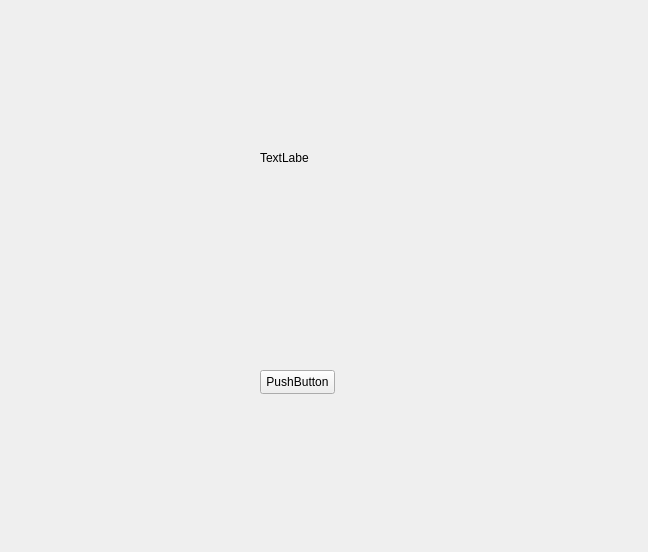
<?xml version="1.0" encoding="UTF-8"?>
<ui version="4.0">
 <class>TEXTE1</class>
 <widget class="QWidget" name="TEXTE1">
  <property name="geometry">
   <rect>
    <x>0</x>
    <y>0</y>
    <width>648</width>
    <height>552</height>
   </rect>
  </property>
  <property name="windowTitle">
   <string>Form</string>
  </property>
  <widget class="QPushButton" name="pushButton_image">
   <property name="geometry">
    <rect>
     <x>260</x>
     <y>370</y>
     <width>75</width>
     <height>24</height>
    </rect>
   </property>
   <property name="text">
    <string>PushButton</string>
   </property>
  </widget>
  <widget class="QLabel" name="label_image">
   <property name="geometry">
    <rect>
     <x>260</x>
     <y>150</y>
     <width>49</width>
     <height>16</height>
    </rect>
   </property>
   <property name="text">
    <string>TextLabel</string>
   </property>
  </widget>
 </widget>
 <resources/>
 <connections/>
</ui>
